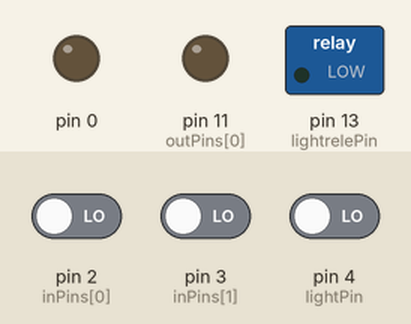
Bench run of a sketch on a simulated Arduino Uno, built with avr-gcc and run on an emulated ATmega328P. Shown: switched loads named in the sketch (green lamp = pin HIGH), output pins drawn as LEDs (lit = HIGH). The test bench sets the inputs (shaded band); at power-on: pin 2 (inPins[0]) LOW, pin 3 (inPins[1]) LOW, pin 4 (lightPin) LOW.

Above: at 1.2 s.
1.3 s: pin 2 (inPins[0]) driven HIGH
At 2.3 s:
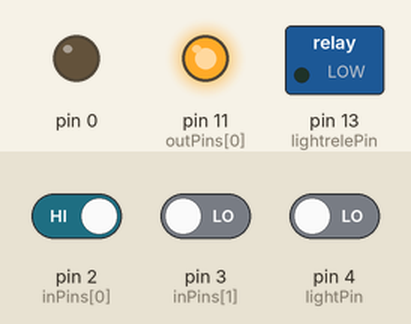
2.8 s: pin 3 (inPins[1]) driven HIGH
At 3.5 s:
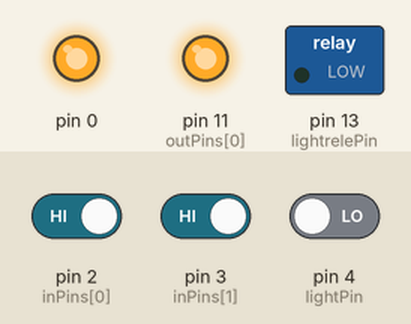
4.3 s: pin 4 (lightPin) driven HIGH
At 5.5 s:
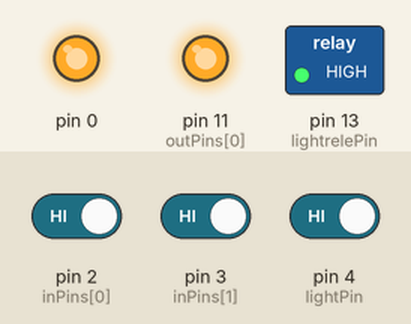
5.8 s: pin 4 (lightPin) driven LOW
At 6.9 s:
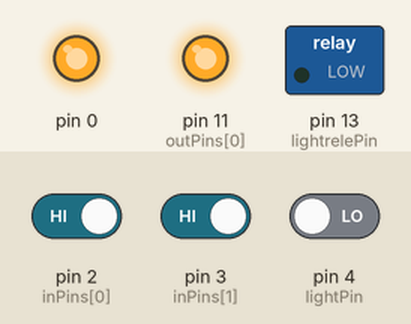
Timing chart, 0 to 8.8 s (numbered marks = the images above; inputs shaded):
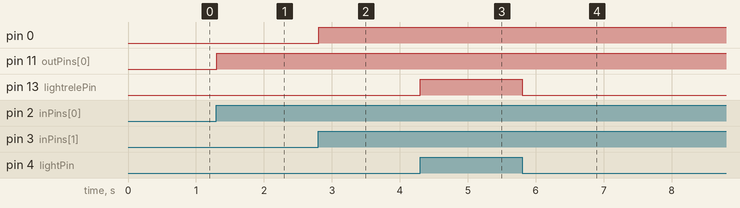

Measured:
- after the input at 1.3 s, pin 11 (outPins[0]): LOW → HIGH at once
- after the input at 2.8 s, pin 0: LOW → HIGH at once
- after the input at 4.3 s, pin 13 (lightrelePin): LOW → HIGH at once
- after the input at 5.8 s, pin 13 (lightrelePin): HIGH → LOW at once

The sketch:

kitchen_ventFIN.ino
```cpp
enum { nkinds=2, debounced=5 }; // # of activity kinds;  debounce-criterion
const byte outPins[nkinds] = {11}; // Output pin numbers
const byte inPins[nkinds]  = {2, 3}; // Input pin numbers
const unsigned int actLens[nkinds] = {1800000, 3600000}; // Activity lengths, ms
byte states[nkinds] = {0, 0};
unsigned long actEnds[nkinds] = {0, 0};
int lightState = 0;
const int lightPin = 4;
const int lightrelePin =  13;


void setup() {
// Set input/output modes of pins
  for (byte i=0; i<nkinds; ++i) {
    pinMode(outPins[i], OUTPUT);
    pinMode(inPins[i], INPUT);
  }
  pinMode(lightrelePin, OUTPUT);
  pinMode(lightPin, INPUT);
}

// Once per millisecond, for each kind of activity
// check for new beginning or deal with ongoing action
void loop() {
  lightState = digitalRead(lightPin);
  if (lightState == HIGH) {
    digitalWrite(lightrelePin, HIGH);
  }
  else {
    // turn LED off:
    digitalWrite(lightrelePin, LOW);
  }

  unsigned long now = millis();
  for (byte i=0; i<nkinds; ++i) {
    if (states[i] < debounced) {  // Is activity off?
      // It's off, look for a turnon
      if (digitalRead(inPins[i])) {
        ++states[i];        // Button is closed at the moment
        // See if button has been debounced
        if (states[i] >= debounced) { // If so, start its action
          digitalWrite(outPins[i], HIGH);
          actEnds[i] = now + actLens[i];
        }
      }
      else {
        states[i] = 0;      // Button is not closed at moment
      }
    }
    else { // It's on, see if end-time has arrived
      if (now >= actEnds[i]) {
        digitalWrite(outPins[i], LOW); // Clear output when done
        states[i] = 0;        // Return to button-seeking state
      }
    }
  }
  while (now == millis()) {};       // Finish current millisecond
}
```
